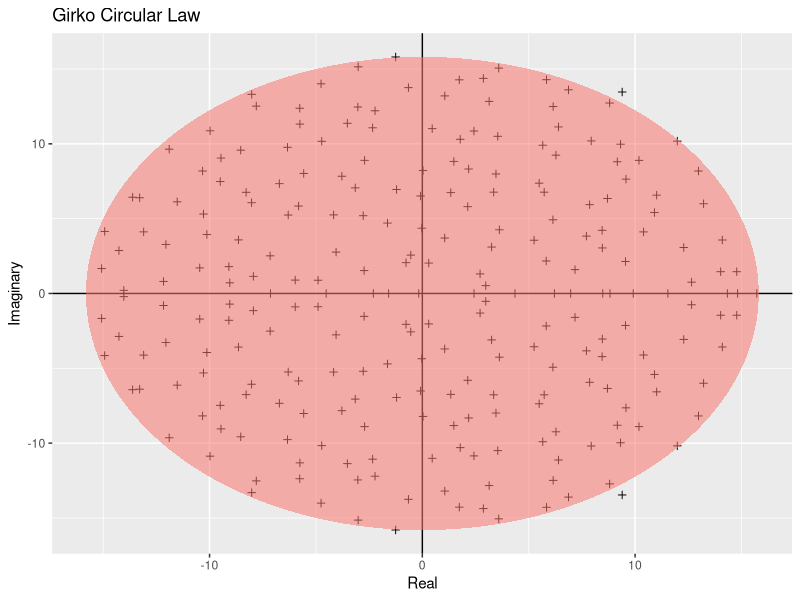

Reproduce this figure in R.
library(ggplot2)
library(here)

# Build a function that returns an ellipse (predicted eigenvalue boundary)
build_ellipse <- function(hradius, vradius){
  npoints = 250
  a <- seq(0, 2 * pi, length = npoints + 1)
  x <- hradius * cos(a)
  y <- vradius * sin(a)
  return(data.frame(x = x, y = y))
}

# Set matrix
N <- 250
M <- matrix(rnorm(N * N), N, N)

eigvals <- eigen(M)$values

# Build dataframe
eigDF <- data.frame(
  "Real" = Re(eigvals),
  "Imaginary" = Im(eigvals)
)

# Compute theoretical radius
radius <- sqrt(N)

# Build dataframe for the ellipse boundary
ellDF <- build_ellipse(radius, radius)
names(ellDF) <- c("Real", "Imaginary")

# Create plot
p <- ggplot(eigDF, aes(x = Real, y = Imaginary)) +
  geom_point(shape = I(3)) +
  geom_hline(aes(yintercept = 0)) +
  geom_vline(aes(xintercept = 0)) +
  geom_polygon(
    data = ellDF,
    aes(x = Real, y = Imaginary, alpha = 1/20, fill = "red")
  ) +
  theme(legend.position = "none") +
  ggtitle("Girko Circular Law")

# Save plot to PDF
pdf(here("week4", "results", "Girko.pdf"), width = 8, height = 8)
print(p)
dev.off()

print("Complete")